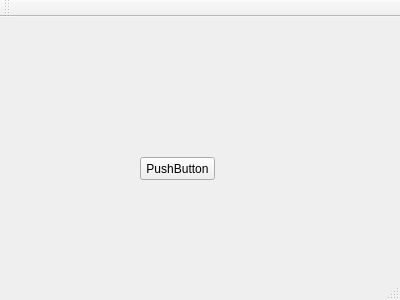
<?xml version="1.0" encoding="UTF-8"?>
<ui version="4.0">
 <class>MainWindow</class>
 <widget class="QMainWindow" name="MainWindow">
  <property name="geometry">
   <rect>
    <x>0</x>
    <y>0</y>
    <width>400</width>
    <height>300</height>
   </rect>
  </property>
  <property name="windowTitle">
   <string>MainWindow</string>
  </property>
  <widget class="QWidget" name="centralWidget">
   <widget class="QPushButton" name="pushButton">
    <property name="geometry">
     <rect>
      <x>140</x>
      <y>140</y>
      <width>75</width>
      <height>23</height>
     </rect>
    </property>
    <property name="text">
     <string>PushButton</string>
    </property>
   </widget>
  </widget>
  <widget class="QMenuBar" name="menuBar">
   <property name="geometry">
    <rect>
     <x>0</x>
     <y>0</y>
     <width>400</width>
     <height>21</height>
    </rect>
   </property>
  </widget>
  <widget class="QToolBar" name="mainToolBar">
   <attribute name="toolBarArea">
    <enum>TopToolBarArea</enum>
   </attribute>
   <attribute name="toolBarBreak">
    <bool>false</bool>
   </attribute>
  </widget>
  <widget class="QStatusBar" name="statusBar"/>
 </widget>
 <layoutdefault spacing="6" margin="11"/>
 <resources/>
 <connections>
  <connection>
   <sender>pushButton</sender>
   <signal>clicked()</signal>
   <receiver>MainWindow</receiver>
   <slot>test2222()</slot>
   <hints>
    <hint type="sourcelabel">
     <x>177</x>
     <y>184</y>
    </hint>
    <hint type="destinationlabel">
     <x>199</x>
     <y>149</y>
    </hint>
   </hints>
  </connection>
 </connections>
 <slots>
  <slot>test2222()</slot>
 </slots>
</ui>
